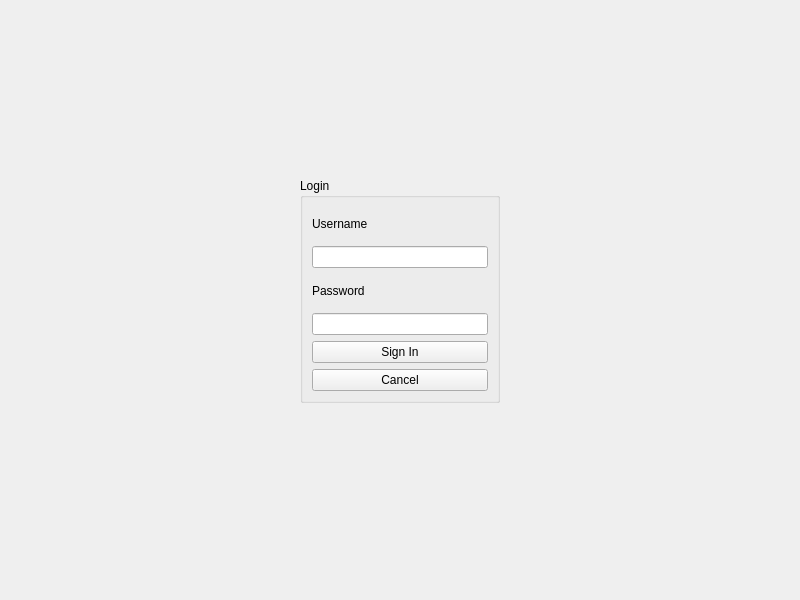
<?xml version="1.0" encoding="UTF-8"?>
<ui version="4.0">
 <class>MainWindow</class>
 <widget class="QMainWindow" name="MainWindow">
  <property name="geometry">
   <rect>
    <x>0</x>
    <y>0</y>
    <width>800</width>
    <height>600</height>
   </rect>
  </property>
  <property name="windowTitle">
   <string>MainWindow</string>
  </property>
  <widget class="QWidget" name="centralwidget">
   <layout class="QGridLayout" name="gridLayout">
    <item row="0" column="1">
     <spacer name="verticalSpacer">
      <property name="orientation">
       <enum>Qt::Vertical</enum>
      </property>
      <property name="sizeHint" stdset="0">
       <size>
        <width>20</width>
        <height>151</height>
       </size>
      </property>
     </spacer>
    </item>
    <item row="1" column="0">
     <spacer name="horizontalSpacer">
      <property name="orientation">
       <enum>Qt::Horizontal</enum>
      </property>
      <property name="sizeHint" stdset="0">
       <size>
        <width>282</width>
        <height>20</height>
       </size>
      </property>
     </spacer>
    </item>
    <item row="1" column="1">
     <widget class="QGroupBox" name="groupBox">
      <property name="minimumSize">
       <size>
        <width>200</width>
        <height>225</height>
       </size>
      </property>
      <property name="maximumSize">
       <size>
        <width>200</width>
        <height>225</height>
       </size>
      </property>
      <property name="title">
       <string>Login</string>
      </property>
      <layout class="QVBoxLayout" name="verticalLayout">
       <item>
        <widget class="QLabel" name="lblUsername">
         <property name="text">
          <string>Username</string>
         </property>
        </widget>
       </item>
       <item>
        <widget class="QLineEdit" name="txtUsername"/>
       </item>
       <item>
        <widget class="QLabel" name="lblPassword">
         <property name="text">
          <string>Password</string>
         </property>
        </widget>
       </item>
       <item>
        <widget class="QLineEdit" name="txtPassword">
         <property name="echoMode">
          <enum>QLineEdit::Password</enum>
         </property>
        </widget>
       </item>
       <item>
        <widget class="QPushButton" name="btnSignIn">
         <property name="text">
          <string>Sign In</string>
         </property>
        </widget>
       </item>
       <item>
        <widget class="QPushButton" name="btnCancel">
         <property name="text">
          <string>Cancel</string>
         </property>
        </widget>
       </item>
      </layout>
     </widget>
    </item>
    <item row="1" column="2">
     <spacer name="horizontalSpacer_2">
      <property name="orientation">
       <enum>Qt::Horizontal</enum>
      </property>
      <property name="sizeHint" stdset="0">
       <size>
        <width>282</width>
        <height>20</height>
       </size>
      </property>
     </spacer>
    </item>
    <item row="2" column="1">
     <spacer name="verticalSpacer_2">
      <property name="orientation">
       <enum>Qt::Vertical</enum>
      </property>
      <property name="sizeHint" stdset="0">
       <size>
        <width>20</width>
        <height>188</height>
       </size>
      </property>
     </spacer>
    </item>
   </layout>
  </widget>
 </widget>
 <resources/>
 <connections/>
</ui>
